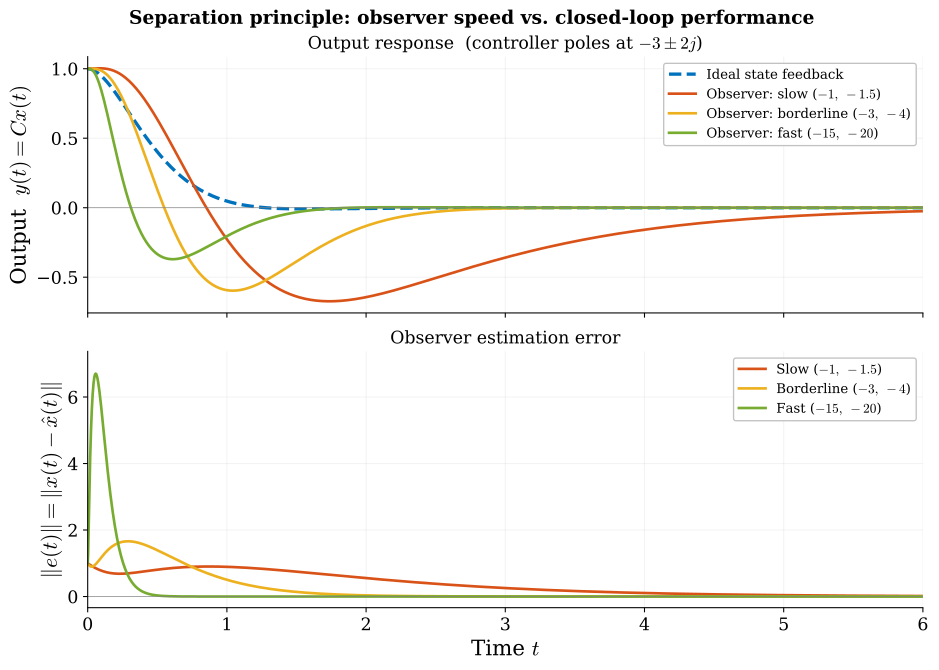

The Python source for this figure:
"""
Separation principle illustration.

Plant: unstable 2nd-order system.
State-feedback: pole placement for desired closed-loop dynamics.
Observer: Luenberger observer with poles at three speeds:
  - Too slow → sluggish, large transient
  - Borderline → moderate
  - Fast enough → nearly matches ideal state feedback

Figure: output y(t) and estimation error ||e(t)|| for each case,
with the ideal full-state-feedback response as reference.
"""
import numpy as np
from scipy.integrate import solve_ivp
from scipy.signal import place_poles
import matplotlib, matplotlib.pyplot as plt

matplotlib.rcParams.update({
    "svg.fonttype": "path", "mathtext.fontset": "cm",
    "font.family": "serif", "font.size": 14,
    "axes.labelsize": 16, "axes.titlesize": 16,
    "legend.fontsize": 11, "xtick.labelsize": 13, "ytick.labelsize": 13,
    "lines.linewidth": 2.5, "axes.linewidth": 0.8,
    "axes.spines.top": False, "axes.spines.right": False,
})
BLUE="#0072BD"; ORANGE="#D95319"; GOLD="#EDB120"
PURPLE="#7E2F8E"; GREEN="#77AC30"

# ── Plant ─────────────────────────────────────────────────────
A = np.array([[0, 1],
              [3, 0.5]])    # unstable: eigs ≈ +1.86, -1.36
B = np.array([[0], [1]])
C = np.array([[1, 0]])
n = 2

eigs_plant = np.linalg.eigvals(A)
print(f"Plant eigenvalues: {eigs_plant}")

# ── State-feedback gain K ─────────────────────────────────────
cl_poles = np.array([-3+2j, -3-2j])
K = place_poles(A, B, cl_poles).gain_matrix
Acl = A - B @ K
print(f"Controller poles: {cl_poles}")
print(f"K = {K}")

# ── Observer gains L for three speeds ─────────────────────────
observer_cases = {
    "Slow":       np.array([-1.0, -1.5]),
    "Borderline": np.array([-3.0, -4.0]),
    "Fast":       np.array([-15.0, -20.0]),
}

Ls = {}
for name, obs_poles in observer_cases.items():
    # L via duality: place_poles(A^T, C^T, poles) → L = result^T
    res = place_poles(A.T, C.T, obs_poles)
    L = res.gain_matrix.T
    Ls[name] = L
    eig_check = np.linalg.eigvals(A - L @ C)
    print(f"Observer '{name}': poles = {obs_poles}, "
          f"check eigs = {eig_check.real.round(3)}")

# ── Simulation ────────────────────────────────────────────────
T = 6.0
x0 = np.array([1.0, 0.0])
xhat0 = np.array([0.0, 0.0])
e0 = x0 - xhat0

tg = np.linspace(0, T, 2000)

# 1) Ideal state feedback: dx/dt = (A-BK)x
def ideal_rhs(t, x):
    return (Acl @ x.reshape(-1,1)).flatten()

sol_ideal = solve_ivp(ideal_rhs, [0, T], x0, t_eval=tg, rtol=1e-10)
y_ideal = (C @ sol_ideal.y).flatten()

# 2) Output feedback for each observer speed
# Augmented state: [x1, x2, e1, e2]
# dx/dt = (A-BK)x + BK e
# de/dt = (A-LC) e
results = {}
for name, L in Ls.items():
    Aobs = A - L @ C
    def aug_rhs(t, z, Acl=Acl, B=B, K=K, Aobs=Aobs):
        x = z[:2]; e = z[2:]
        dx = Acl @ x + (B @ K @ e.reshape(-1,1)).flatten()
        de = Aobs @ e
        return np.concatenate([dx, de])

    z0 = np.concatenate([x0, e0])
    sol = solve_ivp(aug_rhs, [0, T], z0, t_eval=tg, rtol=1e-10)
    y_out = (C @ sol.y[:2]).flatten()
    e_norm = np.sqrt(sol.y[2]**2 + sol.y[3]**2)
    results[name] = (y_out, e_norm)

# ── Figure ────────────────────────────────────────────────────
fig, (ax1, ax2) = plt.subplots(2, 1, figsize=(10, 7), sharex=True)
fig.subplots_adjust(left=0.10, right=0.97, top=0.91, bottom=0.09,
                    hspace=0.15)
fig.suptitle("Separation principle: observer speed vs. closed-loop performance",
             fontsize=14, fontweight="bold")

colors = {"Slow": ORANGE, "Borderline": GOLD, "Fast": GREEN}
obs_poles_str = {
    "Slow": r"$-1,\;-1.5$",
    "Borderline": r"$-3,\;-4$",
    "Fast": r"$-15,\;-20$",
}

# Top: output y(t)
ax1.plot(tg, y_ideal, color=BLUE, lw=2.5, ls="--",
         label=r"Ideal state feedback")
for name in ["Slow", "Borderline", "Fast"]:
    y_out, _ = results[name]
    ax1.plot(tg, y_out, color=colors[name], lw=2.0,
             label=f"Observer: {name.lower()} ({obs_poles_str[name]})")

ax1.axhline(0, color="0.5", lw=0.5)
ax1.set_ylabel(r"Output  $y(t) = C x(t)$")
ax1.set_title(
    r"Output response  (controller poles at $-3 \pm 2j$)",
    fontsize=13)
ax1.legend(loc="upper right", framealpha=0.95, edgecolor="0.75",
           fontsize=10)
ax1.grid(True, alpha=0.15)

# Bottom: estimation error
for name in ["Slow", "Borderline", "Fast"]:
    _, e_norm = results[name]
    ax1_twin = ax2
    ax2.plot(tg, e_norm, color=colors[name], lw=2.0,
             label=f"{name} ({obs_poles_str[name]})")

ax2.axhline(0, color="0.5", lw=0.5)
ax2.set_ylabel(r"$\|e(t)\| = \|x(t) - \hat{x}(t)\|$")
ax2.set_xlabel(r"Time $t$")
ax2.set_title("Observer estimation error", fontsize=13)
ax2.legend(loc="upper right", framealpha=0.95, edgecolor="0.75",
           fontsize=10)
ax2.grid(True, alpha=0.15)
ax2.set_xlim(0, T)
emax = max(results[n][1].max() for n in results)
ax2.set_ylim(-0.05 * emax, emax * 1.1)

fig.savefig("separation_principle.svg", bbox_inches="tight")
fig.savefig("separation_principle.png", dpi=200, bbox_inches="tight")
plt.close()
print("Saved separation_principle.svg")
